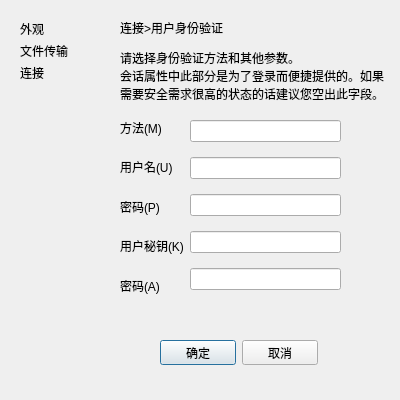
<?xml version="1.0" encoding="UTF-8"?>
<ui version="4.0">
 <class>Useloginauthentication</class>
 <widget class="QDialog" name="Useloginauthentication">
  <property name="geometry">
   <rect>
    <x>0</x>
    <y>0</y>
    <width>400</width>
    <height>400</height>
   </rect>
  </property>
  <property name="minimumSize">
   <size>
    <width>400</width>
    <height>400</height>
   </size>
  </property>
  <property name="maximumSize">
   <size>
    <width>400</width>
    <height>400</height>
   </size>
  </property>
  <property name="windowTitle">
   <string>Dialog</string>
  </property>
  <widget class="QWidget" name="layoutWidget">
   <property name="geometry">
    <rect>
     <x>20</x>
     <y>20</y>
     <width>73</width>
     <height>61</height>
    </rect>
   </property>
   <layout class="QVBoxLayout" name="verticalLayout">
    <item>
     <widget class="QLabel" name="label_2">
      <property name="text">
       <string>外观</string>
      </property>
     </widget>
    </item>
    <item>
     <widget class="QLabel" name="label_3">
      <property name="text">
       <string>文件传输</string>
      </property>
     </widget>
    </item>
    <item>
     <widget class="QLabel" name="connectlabel">
      <property name="text">
       <string>连接</string>
      </property>
     </widget>
    </item>
   </layout>
  </widget>
  <widget class="QLabel" name="label">
   <property name="geometry">
    <rect>
     <x>120</x>
     <y>20</y>
     <width>111</width>
     <height>16</height>
    </rect>
   </property>
   <property name="text">
    <string>连接&gt;用户身份验证</string>
   </property>
  </widget>
  <widget class="QLabel" name="label_4">
   <property name="geometry">
    <rect>
     <x>120</x>
     <y>50</y>
     <width>371</width>
     <height>51</height>
    </rect>
   </property>
   <property name="text">
    <string>请选择身份验证方法和其他参数。
会话属性中此部分是为了登录而便捷提供的。如果
需要安全需求很高的状态的话建议您空出此字段。</string>
   </property>
  </widget>
  <widget class="QWidget" name="">
   <property name="geometry">
    <rect>
     <x>120</x>
     <y>111</y>
     <width>221</width>
     <height>191</height>
    </rect>
   </property>
   <layout class="QHBoxLayout" name="horizontalLayout">
    <item>
     <layout class="QVBoxLayout" name="verticalLayout_2">
      <item>
       <widget class="QLabel" name="label_5">
        <property name="text">
         <string>方法(M)</string>
        </property>
       </widget>
      </item>
      <item>
       <widget class="QLabel" name="label_6">
        <property name="text">
         <string>用户名(U)</string>
        </property>
       </widget>
      </item>
      <item>
       <widget class="QLabel" name="label_7">
        <property name="text">
         <string>密码(P)</string>
        </property>
       </widget>
      </item>
      <item>
       <widget class="QLabel" name="label_8">
        <property name="text">
         <string>用户秘钥(K)</string>
        </property>
       </widget>
      </item>
      <item>
       <widget class="QLabel" name="label_10">
        <property name="text">
         <string>密码(A)</string>
        </property>
       </widget>
      </item>
     </layout>
    </item>
    <item>
     <layout class="QVBoxLayout" name="verticalLayout_3">
      <item>
       <widget class="QLineEdit" name="mothodlineEdit"/>
      </item>
      <item>
       <widget class="QLineEdit" name="userNamelineEdit"/>
      </item>
      <item>
       <widget class="QLineEdit" name="passwordlineEdit"/>
      </item>
      <item>
       <widget class="QLineEdit" name="userKeylineEdit"/>
      </item>
      <item>
       <widget class="QLineEdit" name="password1lineEdit"/>
      </item>
     </layout>
    </item>
   </layout>
  </widget>
  <widget class="QWidget" name="">
   <property name="geometry">
    <rect>
     <x>160</x>
     <y>340</y>
     <width>158</width>
     <height>25</height>
    </rect>
   </property>
   <layout class="QHBoxLayout" name="horizontalLayout_2">
    <item>
     <widget class="QPushButton" name="OKpushButton">
      <property name="text">
       <string>确定</string>
      </property>
     </widget>
    </item>
    <item>
     <widget class="QPushButton" name="cancelpushButton">
      <property name="text">
       <string>取消</string>
      </property>
     </widget>
    </item>
   </layout>
  </widget>
 </widget>
 <resources/>
 <connections/>
</ui>
